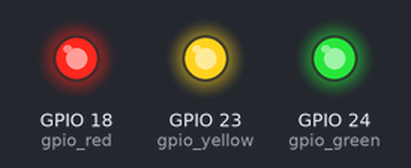
Bench run of a program on a simulated Raspberry Pi (BCM pin numbers). Parts: output pins drawn as LEDs (lit = HIGH).

Above: at 1.0 s.
At 2.3 s:
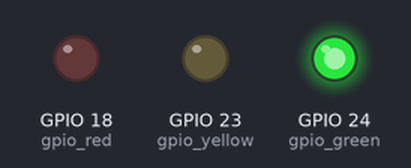
At 3.1 s:
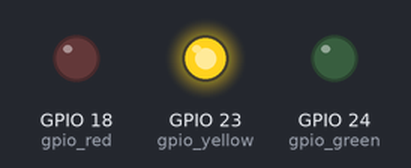
At 6.6 s:
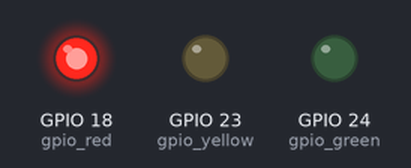
Timing chart, 0 to 9.9 s (numbered marks = the images above):
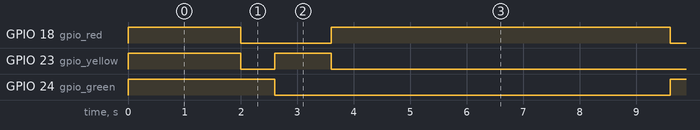

Measured:
- by itself, GPIO 18 (gpio_red): alternates HIGH for 6.0 s and LOW for 1.6 s
- by itself, GPIO 23 (gpio_yellow): repeats every 7.6 s: HIGH 1.0 s, LOW 6.6 s
- by itself, GPIO 24 (gpio_green): alternates HIGH for 0.60 s and LOW for 7.0 s

The program:

gpio.py
```python
import RPi.GPIO as GPIO
import time

GPIO.setmode(GPIO.BCM)

gpio_red = 18
gpio_yellow = 23
gpio_green = 24

def colors(red=0, yellow=0, green=0):
	GPIO.setup(gpio_red, GPIO.OUT, initial = red)
	GPIO.setup(gpio_yellow, GPIO.OUT, initial = yellow)
	GPIO.setup(gpio_green, GPIO.OUT, initial = green)

colors(1,1,1)

try:
	while True:
		time.sleep(2)
		colors(0,0,1)
		time.sleep(.6)
		colors(0,1,0)
		time.sleep(1)
		colors(1,0,0)
		time.sleep(4)
except KeyboardInterrupt:
	GPIO.cleanup()
	print('done')

print('over')
```
